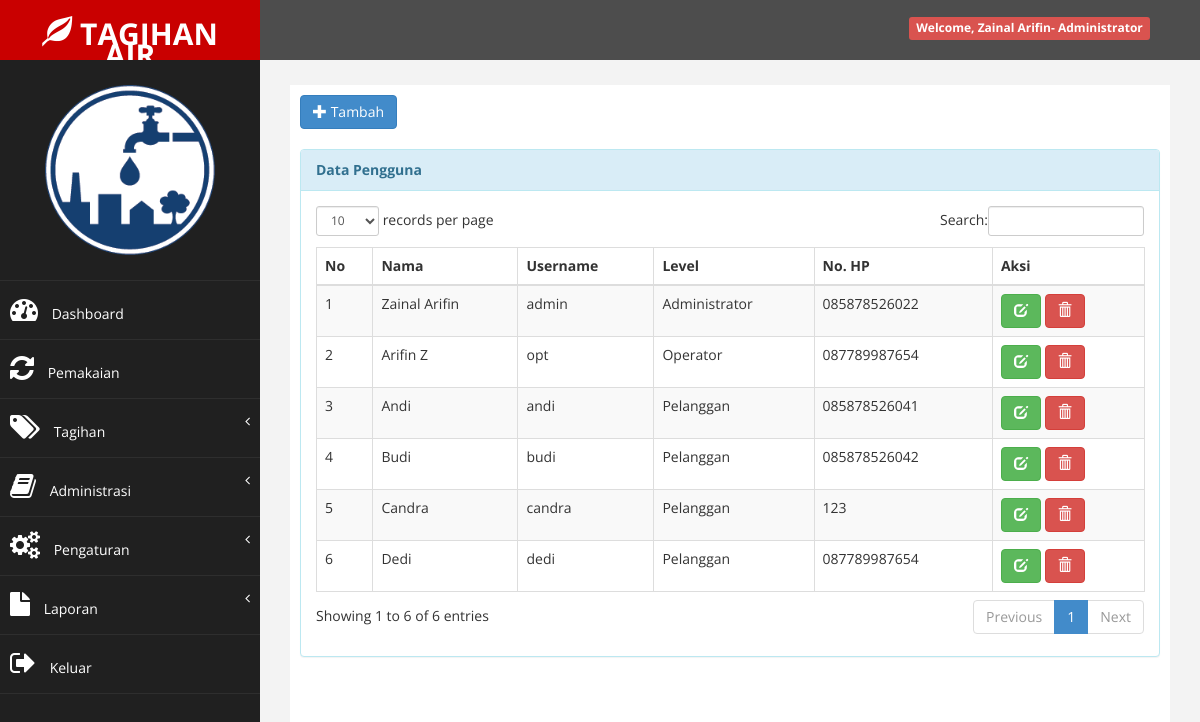
The page /?halaman=pengguna_tampil (signed in) on the database its author committed.
### tables this page shows
CREATE TABLE `tb_user` (
  `id_user` int(11) NOT NULL,
  `nama_user` varchar(20) NOT NULL,
  `username` varchar(15) NOT NULL,
  `password` varchar(15) NOT NULL,
  `level` varchar(15) NOT NULL,
  `no_hp` char(13) NOT NULL,
  `no_rek` char(15) NOT NULL
);

### super/pengguna/pengguna_tampil.php (the view)
<div class="row">
                <div class="col-md-12">
                    <a href="?halaman=pengguna_tambah" class="btn btn-primary"><i class="glyphicon glyphicon-plus"></i> Tambah</a>
                    <br><br>
                    <div class="panel panel-info">
                        <div class="panel-heading">
                             <b>Data Pengguna</b>
                        </div>
                        <div class="panel-body">
                            <div class="table-responsive">
                                <table class="table table-striped table-bordered table-hover" id="dataTables-example">
                                    <thead>
                                        <tr>
                                            <th>No</th>
                                            <th>Nama</th>
                                            <th>Username</th>
                                            <th>Level</th>
                                            <th>No. HP</th>
                                            <th>Aksi</th>
                                        </tr>
                                    </thead>
                                    <tbody>
                                    <?php
                                    $no = 1;
                                    $sql = $koneksi->query("select * from tb_user");
                                    while ($data= $sql->fetch_assoc()) {
                                    ?>
                                    <tr>
                                        <td><?php echo $no++; ?></td>
                                        <td><?php echo $data['nama_user']; ?></td>
                                        <td><?php echo $data['username']; ?></td>
                                        <td><?php echo $data['level']; ?></td>
                                        <td><?php echo $data['no_hp']; ?></td>
                                        <td>
                                        <a href="?halaman=pengguna_ubah&kode=<?php echo $data['id_user']; ?>" title="Ubah" class="btn btn-success"><i class="glyphicon glyphicon-edit"></i></a>
                                        <a href="?halaman=pengguna_hapus&kode=<?php echo $data['id_user']; ?>" onclick="return confirm('Apakah anda yakin hapus pengguna ini ?')" title="Hapus" class="btn btn-danger"><i class="glyphicon glyphicon-trash"></i></>
                                        </td>
                                    </tr>
                                    <?php
                                    }
                                    ?>
                                    </tbody>
                                    </div>
                                </div>
                            </div>
                        </div>
                    </div>
                </div>

### assets/css/custom.css (style rules this page uses)
body { font-family: 'Open Sans', sans-serif; }

### rows shown on the page
tb_user: nama_user "Zainal Arifin", username "admin", level "Administrator", no_hp "085878526022"
tb_user: nama_user "Arifin Z", username "opt", level "Operator", no_hp "087789987654"
tb_user: nama_user "Andi", username "andi", level "Pelanggan", no_hp "085878526041"
tb_user: nama_user "Budi", username "budi", level "Pelanggan", no_hp "085878526042"
tb_user: nama_user "Candra", username "candra", level "Pelanggan", no_hp "123"
tb_user: nama_user "Dedi", username "dedi", level "Pelanggan", no_hp "087789987654"

### other values the page prints
$data_nama_lengkap "Zainal Arifin"
$data_level "Administrator"
